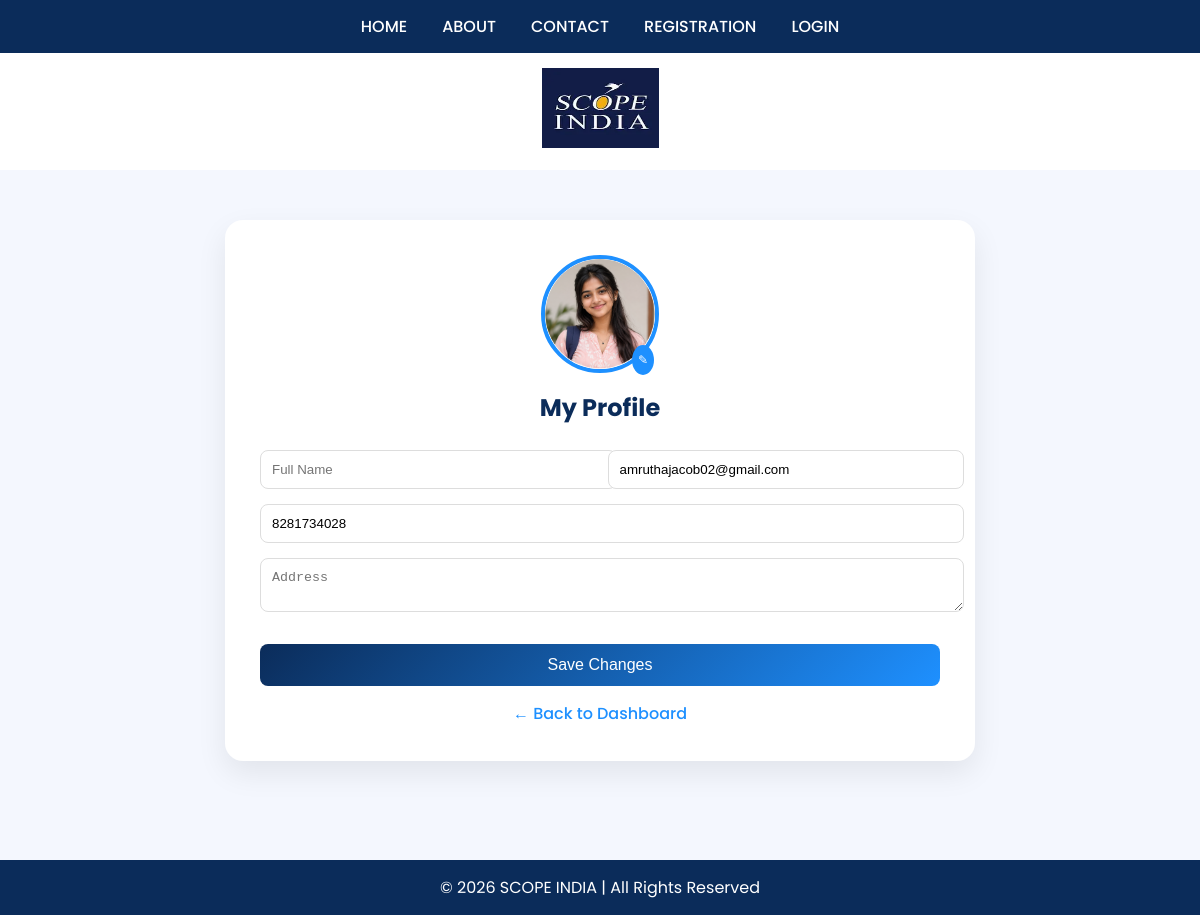
Screenshot of /student/profile/ (signed in) with the database file from the repository.
### student/models.py (models this page shows)
class Student(models.Model):
    first_name=models.CharField(max_length=100)
    last_name=models.CharField(max_length=100)
    gender=models.CharField(max_length=100)
    dob=models.DateField()
    email=models.EmailField(unique=True)
    phone=models.CharField(max_length=15)
    state=models.CharField(max_length=25)
    city=models.CharField(max_length=15,default='Trivandrum')
    hobbies=models.CharField(max_length=200)
    photo=models.ImageField(upload_to='images/')
    password=models.CharField(max_length=200)
    is_verified=models.BooleanField(default=False)
    token=models.CharField(max_length=200)
    courses = models.ManyToManyField('Course', blank=True)
    first_login = models.BooleanField(default=True)
    temp_password_sent = models.BooleanField(default=False)
    address = models.TextField(blank=True)

### student/views.py (the view, shortened to what this page needs)
# urls.py: path('profile/', views.profile, name='profile'),
def profile(request):
    if 'user' not in request.session:
        return redirect('login')
    student = Student.objects.get(id=request.session['user'])
    success = False
    return render(request, 'profile.html', {
        'student': student,
        'success': success
    })

### templates/profile.html (shortened to what this page needs)
{% extends 'base.html' %}
{% load static %}
{% block content %}
<div class="profile-container">
    <div class="profile-card">
        <div class="profile-header">
            <div class="profile-img-wrapper">
                <label for="photoInput">
                    {% if student.photo %}
                        <img src="{{ student.photo.url }}" class="profile-img" id="preview">
                    {% else %}
                        <img src="{% static 'images/user.png' %}" class="profile-img" id="preview">
                    {% endif %}
                </label>
                <span class="edit-icon">✎</span>
            </div>
            <h2>My Profile</h2>
        </div>
        <form method="POST" enctype="multipart/form-data">
            <div class="form-row">
                <div class="form-group">
                    <input type="text" name="name" value="{{ student.name }}" placeholder="Full Name" class="form-control">
                </div>
                <div class="form-group">
                    <input type="email" name="email" value="{{ student.email }}" placeholder="Email" class="form-control">
                </div>
            </div>
            <div class="form-group">
                <input type="text" name="phone" value="{{ student.phone }}" placeholder="Phone Number" class="form-control">
            </div>
            <div class="form-group">
                <textarea name="address" placeholder="Address" class="form-control">{{ student.address }}</textarea>
            </div>
            <button type="submit" class="btn-save">Save Changes</button>
            <a href="{% url 'dashboard' %}" class="btn-back">← Back to Dashboard</a>
        </form>
    </div>
</div>
{% endblock %}

### templates/base.html (style rules this page uses)
body { margin: 0; font-family: 'Poppins', sans-serif; background: #f5f7fb; }

### templates/profile.html (style rules this page uses)
body { background: #f4f7fe; }
.profile-container { max-width: 750px; margin: 50px auto; }
.profile-card { background: #fff; border-radius: 18px; padding: 35px; box-shadow: 0 12px 30px rgba(0,0,0,0.08); }
.profile-header { text-align: center; margin-bottom: 25px; }
.profile-img-wrapper { position: relative; display: inline-block; }
.profile-img { width: 110px; height: 110px; border-radius: 50%; object-fit: cover; border: 4px solid #1e90ff; cursor: pointer; transition: 0.3s; }
.edit-icon { position: absolute; bottom: 5px; right: 5px; background: #1e90ff; color: white; border-radius: 50%; padding: 6px; font-size: 12px; }
h2 { color: #0b2c5a; margin-top: 10px; }
.form-row { display: flex; gap: 15px; }
.form-group { margin-bottom: 15px; width: 100%; }
.form-control { width: 100%; padding: 11px; border-radius: 8px; border: 1px solid #ddd; transition: 0.3s; }
.btn-save { width: 100%; padding: 12px; background: linear-gradient(135deg, #0b2c5a, #1e90ff); color: white; border: none; border-radius: 8px; font-size: 16px; cursor: pointer; margin-top: 10px; }
.btn-back { display: block; text-align: center; margin-top: 15px; text-decoration: none; color: #1e90ff; font-weight: 500; }

### rows the page displays
Student: photo (picture), email "amruthajacob02@gmail.com", phone "8281734028"
